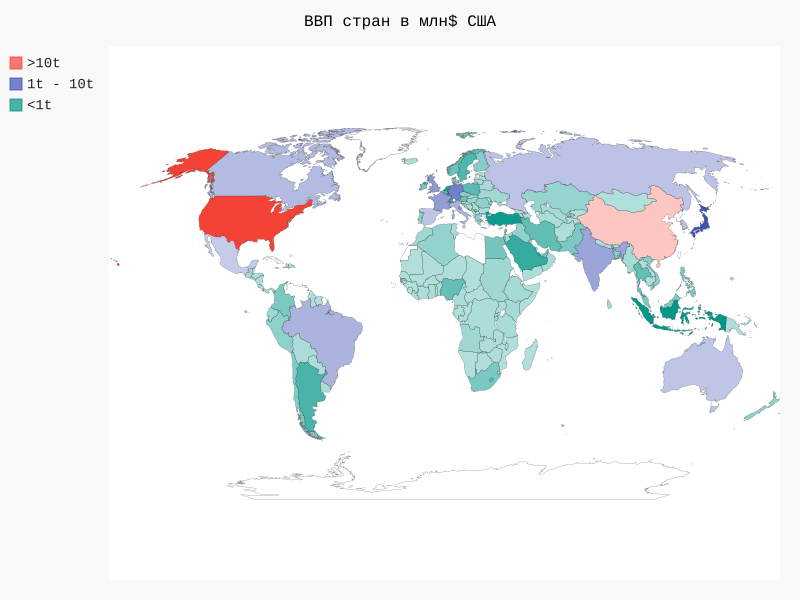

Recreate this plot in Python.
import json
import pygal.maps.world

from instruments import get_country_code as gcc


# Загрузка данных в переменную.
filename = 'gdp_json.json'
with open(filename) as f_obj:
    data = json.load(f_obj)

# Словари для сортировки информации по значению ВВП
formatted_1, formatted_2, formatted_3, = {}, {}, {}

# Построение словарей из исходных данных.
for gdp_dict in data:
    if gdp_dict['Year'] == 2016:
        country_name = gdp_dict['Country Name']
        value = round(int(float(gdp_dict['Value'])) / 1000000)
        # Получение правильно отформатированного кода страны.
        code = gcc(country_name)
        
        if code:
            # Форматирование данных по значению ВВП.
            if value > 10000000:
                formatted_1[code] = value
            elif value > 1000000:
                formatted_2[code] = value
            else:
                formatted_3[code] = value
                
        # Вывод нераспознанных стран.
        else:
            print('Данная страна не распознана: ' + country_name)

# Представление данных в графическом виде.
wm = pygal.maps.world.World()
wm.title = 'ВВП стран в млн$ США'
wm.add('>10t', formatted_1)
wm.add('1t - 10t', formatted_2)
wm.add('<1t', formatted_3)
wm.render_to_file('gdp.svg')
